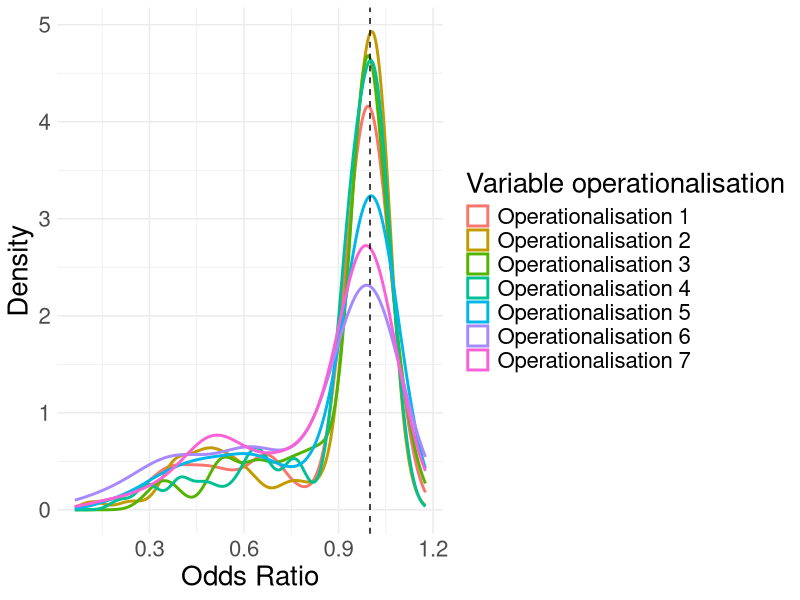

Generate this figure with R: (Note: this script raises an error after producing the figure.)
## ---- chunk 1
# Load required packages
library(ggplot2)
## ---- chunk 2
# Set up decision space, where all combinations of decisions are mapped
decision_space <- expand.grid(
 
  datatype       = c("Strict Longitudinal", 
                     "Non-strict Longitudinal",
                     "Cross-sectional"),  
  

  model      = c("Cox Hazard", 
                       "Logistic", 
                       "Log-binomial",
                       "Mixed-effects", 
                       "Discrete Time",
                       "Generalised Estimating Equation"), 
  
  outcome         = c(paste0("Operationalisation ", 1:7)),
  
  confounder      = c("Age", 
                      "Sex", 
                      "Country",
                      "Smoking",
                      "Education",
                      "Physical Activity", 
                      "None")
  )
## ---- chunk 3
# Set seed to ensure reproducibility
set.seed(123)

n <- nrow(decision_space)

# For good visualisation of decision sensitivity
# 2/3 of the resulting odds ratios will follow a normal distribution 
n_norm <- floor(2 * n / 3)

# and 1/3 will follow a beta
n_beta <- n - n_norm

# Conditions for normal distribution
mean <- 1
sd  <- 0.05

# Normally distributed odds ratios
or_norm <- data.frame(
  odds_ratio = unlist(
    lapply(mean, function(mu) {
      exp(rnorm(n_norm, mean = log(mu), sd = sd)) 
    })
  )
) 

# Beta distributed odds ratios
or_beta <- data.frame(odds_ratio = rbeta(n_beta, 3,2))
    
# Create one data frame that contains the decisions and outcomes
dat <- decision_space
dat$odds_ratio <- c(or_norm$odds_ratio, or_beta$odds_ratio)
## ---- chunk 4
# Plot the densities of all outcome distributions to show how they differ
ggplot(dat, aes(x = odds_ratio, colour = outcome)) +
  geom_density(size = 1) +
  geom_vline(xintercept = 1, linetype = "dashed") + # OR = 1, no effect
  labs(
    x = "Odds Ratio",
    y = "Density",
    colour = "Variable operationalisation"
  ) +
  theme_minimal() + 
   theme(text = element_text(size = 20)) 
## ---- chunk 5
# Perform AD-test by comparing OR distributions within each desicion
or <- dat$odds_ratio
decision_outcome <- dat$outcome

# Example for outcome decision
ad_out <- ad.test(or ~ decision_outcome)

# obtain p-value (version 2)
ad_out$ad_out[6] < 0.05
